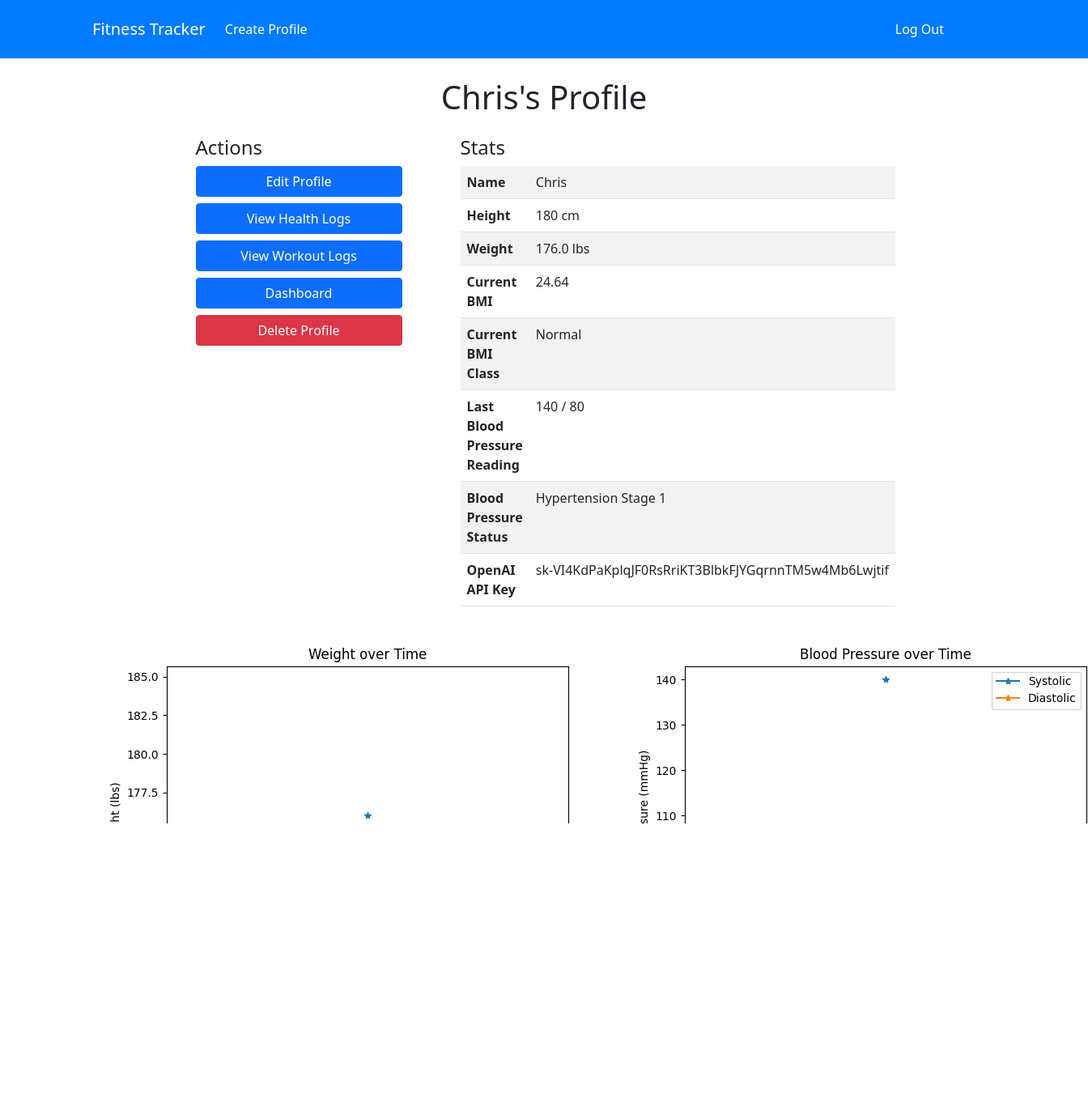
Page /1/view_profile/ (signed in) on the committed database.
### core/models.py (models this page shows)
class Athlete(models.Model):
    class Meta:
        ordering = ('name',)
    UNDERWEIGHT = 'Underweight'
    NORMAL = 'Normal'
    OVERWEIGHT = 'Overweight'
    OBESE_MODERATE = 'Obese Moderate'
    OBESE_SEVERE = 'Obese Severe'
    OBESE_VERY_SEVERE = 'Obese Very Severe'
    BMI_CHOICE = (
        (UNDERWEIGHT, 'Underweight'),
        (NORMAL, 'Normal'),
        (OVERWEIGHT, 'Overweight'),
        (OBESE_MODERATE,'Obese Moderate'),
        (OBESE_SEVERE, 'Obese Severe'),
        (OBESE_VERY_SEVERE, 'Obese Very Severe'),
    )
    BP_NORMAL = 'Normal Blood Pressure'
    BP_ELEVATED = 'Elevated Blood Pressure'
    BP_HYPERTENSION_STAGE_1 = 'Hypertension Stage 1'
    BP_HYPERTENSION_STAGE_2 = 'Hypertension Stage 2'
    BP_HYPERTENSIVE_CRISIS = 'Hypertensive Crisis'
    BP_CHOICES = (
        (BP_NORMAL, 'Normal Blood Pressure'),
        (BP_ELEVATED, 'Elevated Blood Pressure'),
        (BP_HYPERTENSION_STAGE_1, 'Hypertension Stage 1'),
        (BP_HYPERTENSION_STAGE_2, 'Hypertension Stage 2'),
        (BP_HYPERTENSIVE_CRISIS, 'Hypertensive Crisis')
    )
    user = models.ForeignKey(User, on_delete=models.CASCADE)
    name = models.CharField(max_length=256)
    height = models.IntegerField(validators=[MinValueValidator(50), MaxValueValidator(300)])
    current_weight = models.DecimalField(decimal_places=1, max_digits=4)
    current_bmi = models.DecimalField(decimal_places=4, max_digits=6, null=True, blank=True)
    current_bmi_class = models.CharField(max_length=32, choices=BMI_CHOICE, null=True, blank=True)
    current_blood_pressure_sys = models.IntegerField(validators=[MinValueValidator(30), MaxValueValidator(170)], null=True, blank=True)
    current_blood_pressure_dia = models.IntegerField(validators=[MinValueValidator(30), MaxValueValidator(170)], null=True, blank=True)
    current_blood_pressure_status = models.CharField(max_length=32, choices=BP_CHOICES, null=True, blank=True)
    openai_api_key = models.CharField(max_length=64, null=True, blank=True)
    def __str__(self):
        return self.name

### core/views.py (the view)
# urls.py: path('<int:athlete_pk>/view_profile/', views.ViewProfile.as_view(), name="view_profile"),
class ViewProfile(View, LoginRequiredMixin):
    def get(self, request, athlete_pk):
        user = request.user
        athlete = Athlete.objects.get(user=user, pk=athlete_pk)
        records = HealthRecord.objects.filter(athlete=athlete)
        date_list = []
        y_weight_list = []
        for record in records:
            date_list.append(record.date)
            y_weight_list.append(record.weight)
        weight_graph_image = create_weight_graph(date_list, y_weight_list)
        systolic_list = []
        diastolic_list = []
        for record in records:
            systolic_list.append(record.blood_pressure_sys)
            diastolic_list.append(record.blood_pressure_dia)
        bloodpressure_graph_image = create_blood_pressure_graph(date_list, systolic_list, diastolic_list)
        context = {
            'athlete': athlete,
            'weight_graph': weight_graph_image,
            'bloodpressure_graph': bloodpressure_graph_image
        }
        return render(request, 'core/view_profile.html', context)

### core/functions.py (called while the page is built)
def create_weight_graph(x, y):
    plt.figure()
    plt.plot(x, y, marker="*")
    plt.title('Weight over Time')
    plt.xticks(x, rotation='vertical')
    plt.xlabel('Dates')
    plt.ylabel('Weight (lbs)')
    buf = io.BytesIO()
    plt.savefig(buf, format='png')
    buf.seek(0)
    plt.close()
    image_base64 = base64.b64encode(buf.read()).decode('utf-8')
    buf.close()
    return image_base64

def create_blood_pressure_graph(x, systolic_bp, diastolic_bp):
    plt.figure()
    plt.plot(x, systolic_bp, label='Systolic', marker='*')
    plt.plot(x, diastolic_bp, label='Diastolic', marker='*')
    plt.title('Blood Pressure over Time')
    plt.xticks(x, rotation='vertical')
    plt.xlabel('Dates')
    plt.ylabel('Blood Pressure (mmHg)')
    plt.legend()
    buf = io.BytesIO()
    plt.savefig(buf, format='png')
    buf.seek(0)
    plt.close()
    image_base64 = base64.b64encode(buf.read()).decode('utf-8')
    buf.close()
    return image_base64

### core/templates/core/view_profile.html (shortened to what this page needs)
{% extends 'core/base.html' %}
{% block content %}
    <div class="container">
        <h1 class="my-4 text-center">{{ athlete|title }}'s Profile</h1>
        <div class="row justify-content-center">
            <div class="col-md-3 me-5">
                <h4>Actions</h4>
                <div class="d-grid gap-2">
                    <a href="{% url 'core:edit_profile' athlete.pk %}" class="btn btn-primary">Edit Profile</a>
                    <a href="{% url 'core:view_health_records' athlete.id %}" class="btn btn-primary">View Health Logs</a>
                    <a href="{% url 'core:view_workout_records' athlete.id %}" class="btn btn-primary">View Workout Logs</a>
                    <a href="{% url 'core:index' %}" class="btn btn-primary">Dashboard</a>
                    <a href="{% url 'core:delete_profile' athlete.id %}" class="btn btn-danger" onclick="return confirm('Are you sure you want to delete this profile?');">Delete Profile</a>
                </div>
            </div>
            <div class="col-md-6">
                <h4>Stats</h4>
                <table class="table table-striped">
                    <tbody>
                        <tr>
                            <th>Name</th>
                            <td>{{ athlete.name|title }}</td>
                        </tr>
                        <tr>
                            <th>Height</th>
                            <td>{{ athlete.height }} cm</td>
                        </tr>
                        <tr>
                            <th>Weight</th>
                            <td>{{ athlete.current_weight }} lbs</td>
                        </tr>
                        <tr>
                            <th>Current BMI</th>
                            <td>{{ athlete.current_bmi|stringformat:".2f" }}</td>
                        </tr>
                        <tr>
                            <th>Current BMI Class</th>
                            <td>{{ athlete.current_bmi_class }}</td>
                        </tr>
                        <tr>
                            <th>Last Blood Pressure Reading</th>
                            <td>{{ athlete.current_blood_pressure_sys }} / {{ athlete.current_blood_pressure_dia }}</td>
                        </tr>
                        <tr>
                            <th>Blood Pressure Status</th>
                            <td>{{ athlete.current_blood_pressure_status }}</td>
                        </tr>
                        <tr>
                            <th>OpenAI API Key</th>
                            <td class="text-nowrap">{{ athlete.openai_api_key }}</td>
                        </tr>
                    </tbody>
                </table>
            </div>
        </div>
        <div class='d-flex justify-content-around'>
            <div class='col'>
                <img alt="Weight Graph">
            </div>
            <div class='col'>
                <img alt="Blood Pressure Graph">
            </div>
        </div>
    </div>
{% endblock content %}

### rows in the picture
Athlete: name "Chris", height "180", current_weight "176.0", current_bmi "24.64", current_bmi_class "Normal", current_blood_pressure_sys "140", current_blood_pressure_dia "80", current_blood_pressure_status "Hypertension Stage 1", openai_api_key "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"
